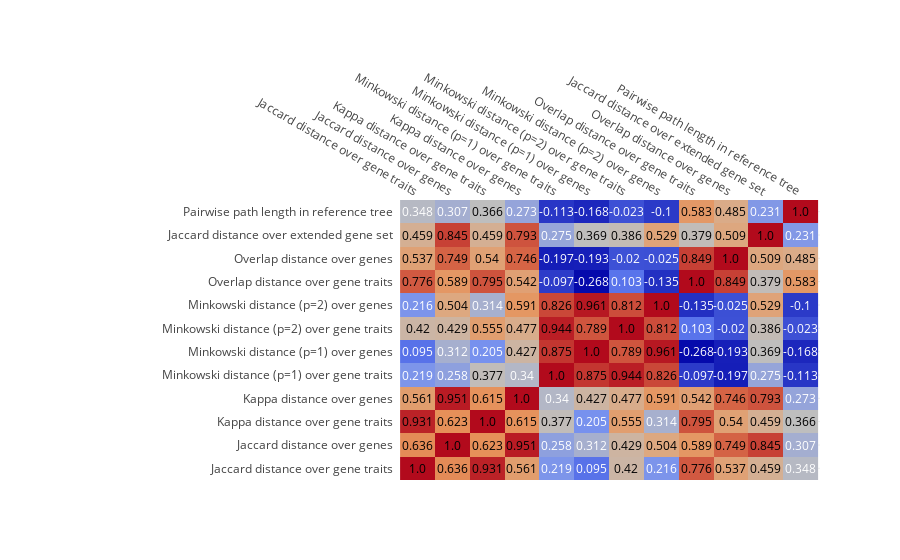
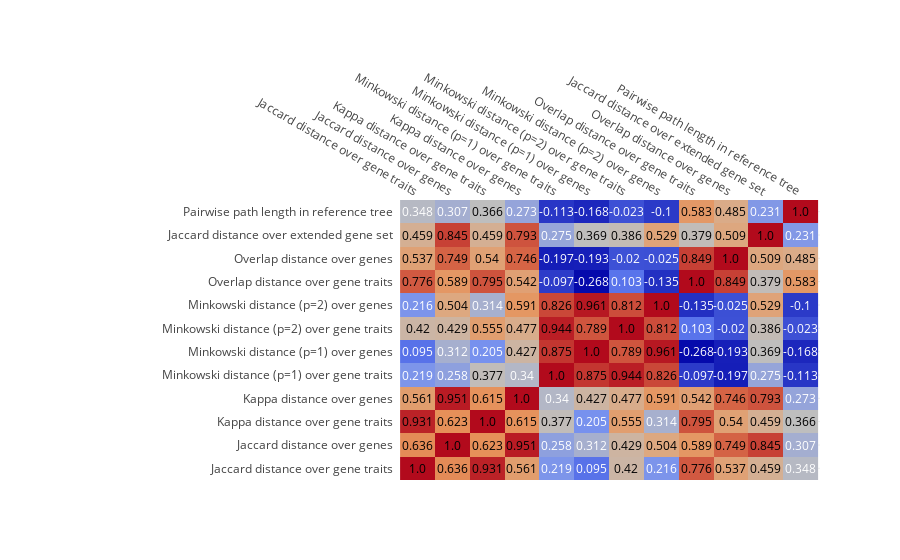

These figures' notebook cell, in order:
### Code cell
print(RenderTree(gsd.gene_sets.load_tree("evaluation_data/reactome/R-HSA-8982491/tree.json")))
print("Pearson correlations:")
iplot(create_heatmap(extract_score_df("R-HSA-8982491", "pearson")))
print("Spearman correlations:")
iplot(create_heatmap(extract_score_df("R-HSA-8982491", "spearman")))
